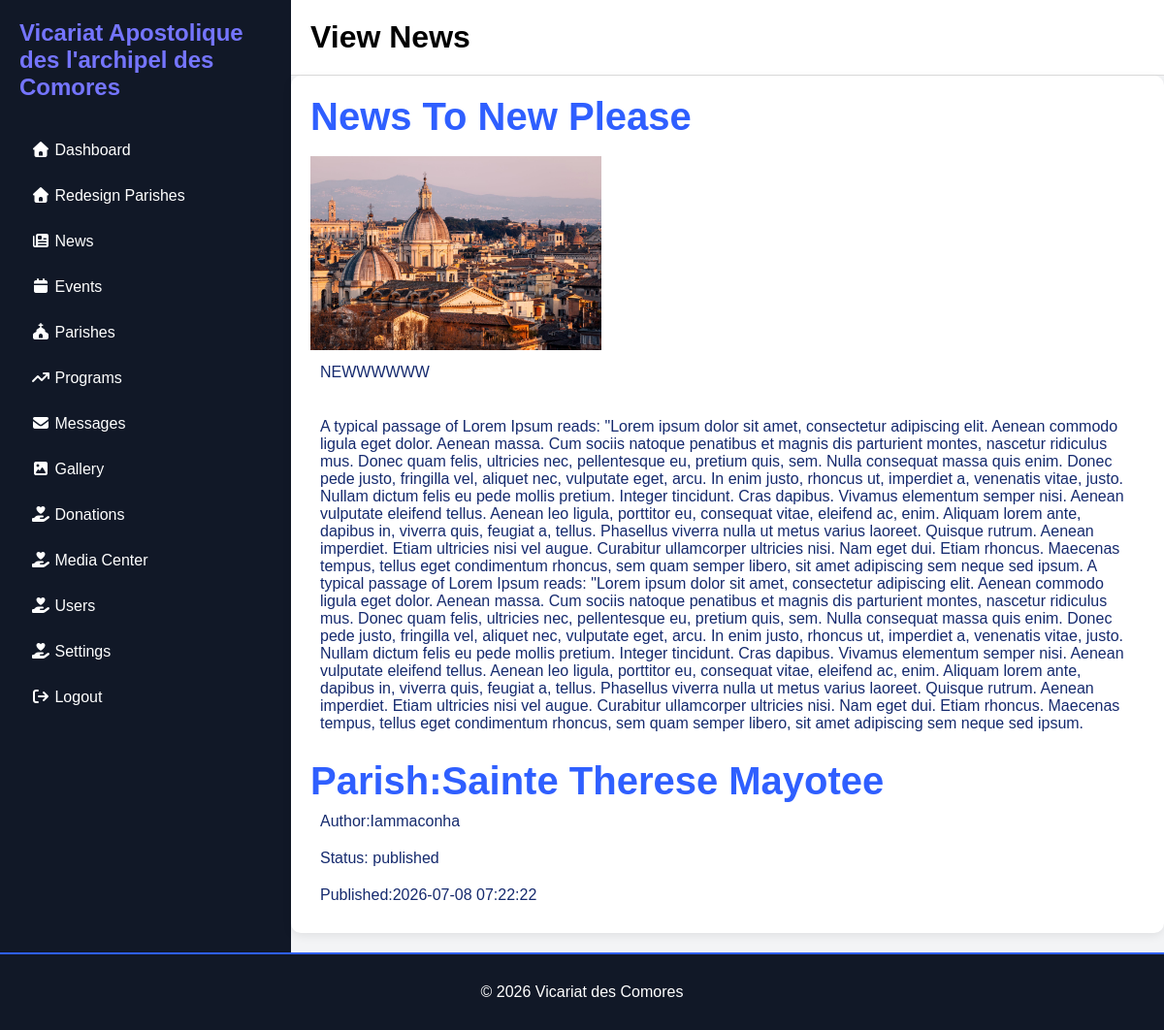
/Admin/view-newslist.php?id=14 (signed in), run on the app's committed database.
### tables this page shows
CREATE TABLE `news` (
  `id` int(11) NOT NULL,
  `title` varchar(255) DEFAULT NULL,
  `image` varchar(255) DEFAULT NULL,
  `summary` text DEFAULT NULL,
  `content` longtext DEFAULT NULL,
  `status` enum('draft','published') DEFAULT 'draft',
  `author` varchar(100) NOT NULL,
  `created_at` timestamp NOT NULL DEFAULT current_timestamp(),
  `parish_id` int(11) DEFAULT NULL
);

CREATE TABLE `parishe` (
  `id` int(11) NOT NULL,
  `name` varchar(150) DEFAULT NULL,
  `slug` varchar(150) DEFAULT NULL,
  `hero_image` varchar(255) DEFAULT NULL,
  `logo` varchar(255) DEFAULT NULL,
  `history` longtext DEFAULT NULL,
  `parish_life` longtext DEFAULT NULL,
  `council` longtext DEFAULT NULL,
  `commissions` longtext DEFAULT NULL,
  `groups_movements` longtext DEFAULT NULL,
  `organisation` longtext DEFAULT NULL,
  `address` varchar(255) DEFAULT NULL,
  `phone` varchar(50) DEFAULT NULL,
  `email` varchar(100) DEFAULT NULL,
  `website` varchar(255) DEFAULT NULL,
  `facebook` varchar(255) DEFAULT NULL,
  `youtube` varchar(255) DEFAULT NULL,
  `instagram` varchar(255) DEFAULT NULL,
  `map` longtext DEFAULT NULL,
  `created_at` timestamp NOT NULL DEFAULT current_timestamp()
);

### Admin/view-newslist.php (the view, shortened to what this page needs)
<?php
include_once __DIR__.'/include/header.php';
$id = (int)$_GET['id'];
$sql = "SELECT news.*, parishe.name AS parish_name
        FROM news
        LEFT JOIN parishe
        ON news.parish_id = parishe.id
        WHERE news.id = $id";
$result = mysqli_query($conn, $sql);
$row = mysqli_fetch_assoc($result);
?>
 <div class="main">
            <div class="topbar">
                <h1>View News </h1>
            </div>
             <div class="messages-summary">
                <div class="summary-card">
                    <h2><?= $row['title'] ?></h2> <br>
                    <img src="../uploads/<?= $row['image'] ?>" width="300"> <br>
                    <p><?= $row['summary'] ?></p> <br>
                    <p><?= $row['content'] ?></p> <br>
                    <h2>Parish:<?=$row['parish_name'] ?></h2>
                     <p>Author:<?= $row['author'] ?></p>
                        <p>Status: <?= $row['status'] ?></p>
                        <p>Published:<?= $row['created_at'] ?></p>
                </div>
            </div>
</div>
</div>
     <?php
   include __DIR__. '../include/footer.php';
   ?>
</body>
</html>

### Admin/Admin_Css/adminbig.css (style rules this page uses)
* { margin: 0; padding: 0; box-sizing: border-box; font-family: Arial; }
.main { flex: 1; background: #f3f4f6; }
.topbar { background: white; padding: 20px; border-bottom: 1px solid #ddd; display: flex; justify-content: space-between; }
.page-header h1, p { padding: 10px; color: #152a6e; }
.summary-card { background: #fff; padding: 20px; border-radius: 10px; margin-bottom: 20px; box-shadow: 0 3px 10px rgba(0, 0, 0, .08); }
.summary-card h2 { color: #2f5fff; font-size: 40px; }

### data on the page
news: title "News To New Please", image (picture), summary "NEWWWWWW", content "A typical passage of Lorem Ipsum reads: \"Lorem ipsum dolor sit amet, consectetur adipiscing elit. Aenean commodo ligula eget dolor. Aenean massa. Cum sociis natoque penatibus et magnis dis parturient montes, nascetur ridiculus mus. Donec quam felis, ultricies nec, pellentesque eu, pretium quis, sem. Nulla consequat massa quis enim. Donec pede justo, fringilla vel, aliquet nec, vulputate eget, arcu. In enim justo, rhoncus ut, imperdiet a, venenatis vitae, justo. Nullam dictum felis eu pede mollis pretium. Integer tincidunt. Cras dapibus. Vivamus elementum semper nisi. Aenean vulputate eleifend tellus. Aenean leo ligula, porttitor eu, consequat vitae, eleifend ac, enim. Aliquam lorem ante,…", parish.name "Sainte Therese Mayotee", author "Iammaconha", status "published", created_at "2026-07-08 07:22:22"
